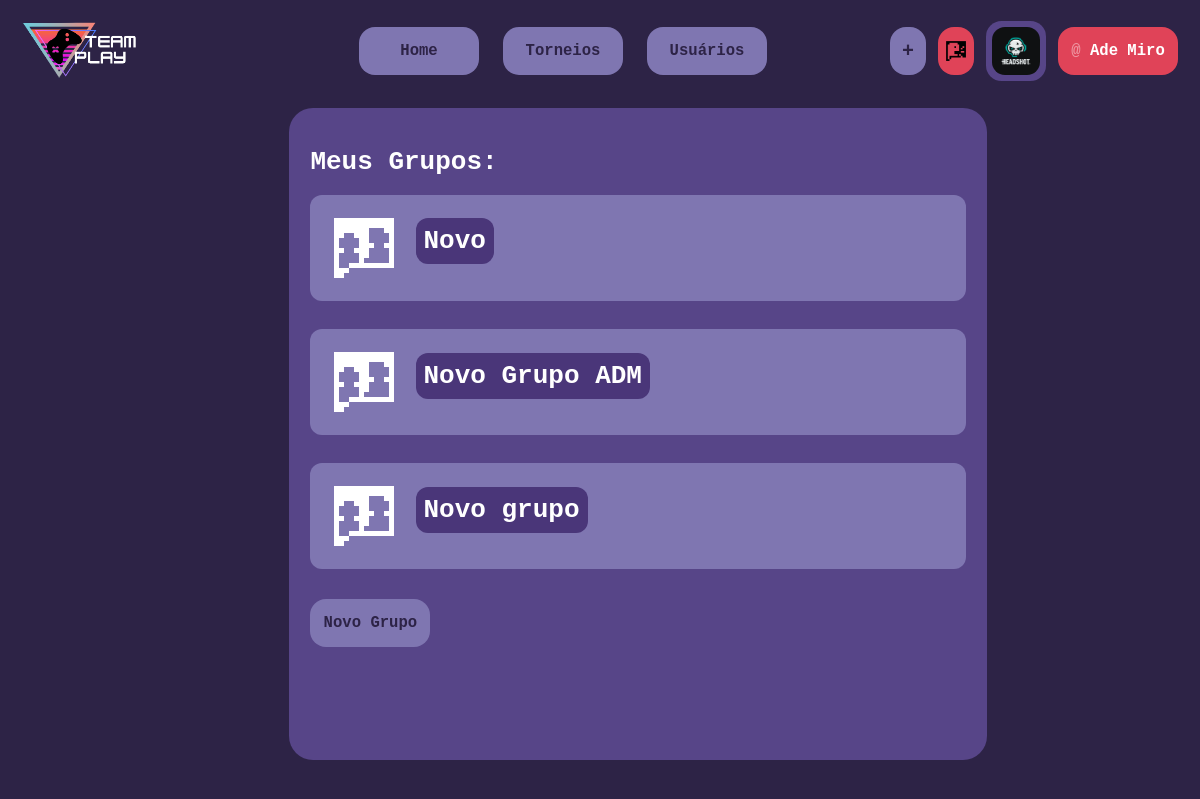
Screenshot of /public/html/chats/groups.php?name=Adm (signed in) with the database file from the repository.
### tables this page shows
CREATE TABLE `groups` (
  `group_id` int(11) NOT NULL,
  `group_name` varchar(50) NOT NULL,
  `creator_id` int(11) NOT NULL,
  `total_chats` int(11) NOT NULL
);

### public/html/chats/groups.php (the view, shortened to what this page needs)
<!DOCTYPE html>
<html lang="pt-br">
<head>
	<link rel="stylesheet" href="../../css/global.css">
	<link rel="stylesheet" href="../../css/style.css">
	<link rel="stylesheet" href="../../css/styleChats.css">
<?php
    $logged = false;
    if (isset($_SESSION['id'])) {
        $logged = true;
    } else {
        header('Location: ../welcome.html');
    }
$con = mysqli_connect('localhost', 'root', '');
mysqli_select_db($con, 'teamplay');
$userName = $_GET['name'];
?>
<body>
<div class="main">
<div class="content">
<div class="toolbar">
    <div class="logo">
        <a href="../index.php">
            <img src="../../assets/Logo_Full.png" style="width: 10vw;" alt="TeamPlay">
        </a>
    </div>
    <div class="pages">
        <a href="../index.php">
        <button class="toolbutton" id="pghome"><h1>Home</h1></button></a>
        <a href="../tournaments.php">
        <button class="toolbutton" id="pgtrn"><h1>Torneios</h1></button></a>
        <a href="../friends.php">
        <button class="toolbutton" id="pgfrn"><h1>Usuários</h1></button></a>
    </div>
    <div class="userarea">
        <?php if ($logged) { ?>
        <a href="../post.php" style="position: absolute; right: 23vw">
            <button class="toolbutton" id="pghome" style="width: 3vw"><h1 style="font-size: x-large;">+</h1></button></a>
        <a href="../chats/index.php" style="position: absolute; right: 19vw">
        <button class="toolbutton active" id="pghome" style="width: 3vw"><img src="../../assets/icons/chat.png" style="width: 2.2vw; filter: brightness(0);"></button></a>
        <div class="pfpimg">
        <img src="../<?php echo $_SESSION['pfp']; ?>" alt="User">
        </div>
        <?php } ?>
        <a href="<?php echo $logged ? '../user.php' : 'login.php'?>">
            <button class="toolbutton active" id="pghome"><h1><?php echo '<span class="at">@ </span><span>'.$_SESSION["nickname"].'</span>'?></h1></button></a>
    </div>
</div>
<div class="page">
    <div class="con1">
    <h1>Meus Grupos:</h1>
<?php
    $query2 = mysqli_query($con, "SELECT * FROM users WHERE username = '".$userName."'");
    $new = false;
    while ($row1 = mysqli_fetch_array($query2)) {
        $query = "SELECT * FROM `users_groups` WHERE user_id = ".$row1['id']."";
        $result = mysqli_query($con, $query);
        while ($row = mysqli_fetch_array($result)) {
            $sql = mysqli_query($con, "SELECT * FROM groups WHERE group_id = ".$row['group_id']."");
            while($row2 = mysqli_fetch_array($sql)) {
                ?>
                <div class='post'>
                    <img src="../../assets/icons/chat_gc.png" alt="Chat">
                <a href='chats.php?user=<?php echo urlencode($row1['id']) ?>&group=<?php echo urlencode($row2['group_id']) ?>'>
                    <h1><?php echo htmlspecialchars($row2['group_name']); if($new) { ?> <div class="notif"></div><?php } ?></h1>
                </a>
                <br>
                </div><br>
                <?php
            }
        }
    }
    ?>
<br>
<form action='NewGroup.php?nname=<?php echo urlencode($userName); ?>' method="POST">
<button type="submit" class="toolbutton"><h1><strong>Novo Grupo</strong></h1></button>
</form>
</div>
</div>
</div>
</body>
</html>

### public/css/global.css (style rules this page uses)
* { font-family: monospace; }
:root { --will: white; --mag: #e04358; --light: #7f76b1; --shade1: #4a3679; --shade2: #574588; --black: #2d2346; --void: #1c1431; --error: #ff1900; --mag-a: #c51c6b75; --shade-a: #443a7f71; --shade2-a: #5745888e; --black-a: #1c1636a4; height: 97%; scroll-behavior: smooth; }

### public/css/style.css (style rules this page uses)
body { background-color: var(--black); font-family: monospace; color: var(--will); overflow-x: hidden; height: 100%; align-items: center; left: 1%; }
.main { width: 100%; height: 100%; display: inline-flex; background-color: var(--black); top: 0%; position: absolute; }
.content { width: 100%; }
.logo { background: none; border: none; }
.logo img { transition: .5s; }
.toolbutton { transition: .5s; height: 6vh; width: 10vw; border: none; border-radius: 2vh; font-size: .6rem; color: var(--black); display: inline-flex; background-color: var(--light); align-items: center; justify-content: center; }
.toolbutton.active { font-size: .6rem; background-color: var(--mag); color: var(--will); }
.toolbar { padding-inline: 2%; display: flex; justify-content: space-between; align-items: center; width: 96.5%; height: 13%; top: -0.1%; left: -1%; position: absolute; background-color: var(--black); z-index: 2; }
.pages { display: flex; gap: 2vw; }
.pfpimg { width: 5vw; height: 5vw; display: flex; align-items: center; justify-content: center; background-color: var(--shade2); border-radius: 1.2rem; margin-right: 1vw; }
.pfpimg img { width: 80%; border-radius: 1rem; }
.userarea { max-width: 25%; display: flex; justify-content: center; align-items: center; }
.at { color: rgba(255, 255, 255, 0.436); }
.page { color: var(--will); display: flex; justify-content: space-evenly; width: 91%; height: fit-content; background-color: var(--black); color: var(--light); font-family: monospace; top: 12vh; left: 6vw; position: absolute; padding: 1%; }
.con1 { width: 60%; background-color: var(--shade2); color: var(--will); padding: 2%; border-radius: 2vw 0% 0% 2vw; overflow-y: auto; height: 76vh; overflow-y: auto; }
.post { background-color: var(--light); margin-top: 2%; padding: 2%; border-radius: 1vw; transition: .5s; }

### public/css/styleChats.css (style rules this page uses)
.con1 { border-radius: 2vw; }
.post h1 { margin: 0; background-color: var(--shade1); padding: 1vh; border-radius: 1vw; }
.con1 img { filter: brightness(100); }
.con1 a { color: var(--will); text-decoration: none; }
.post { display: flex; flex-direction: row; align-items: center; gap: 1vw; }

### rows the page displays
groups: group_name "Novo"
groups: group_name "Novo Grupo ADM"
groups: group_name "Novo grupo"

### other values shown
$_SESSION["nickname"] "Ade Miro"
